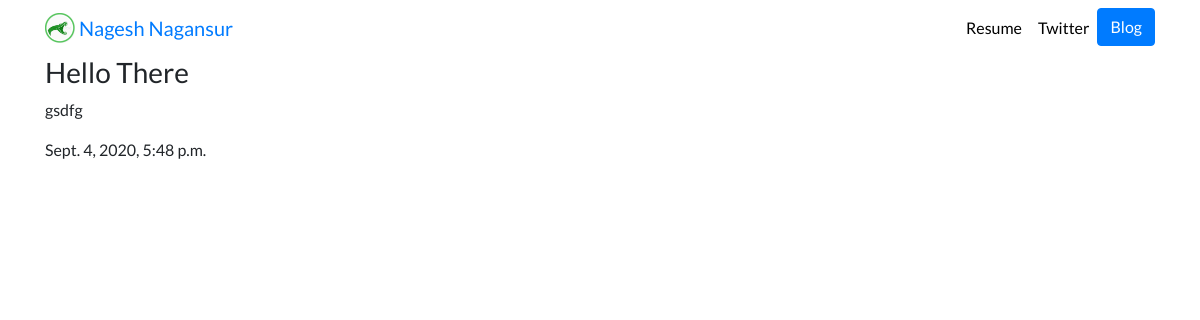
Before: /blog/11 with the older database file.
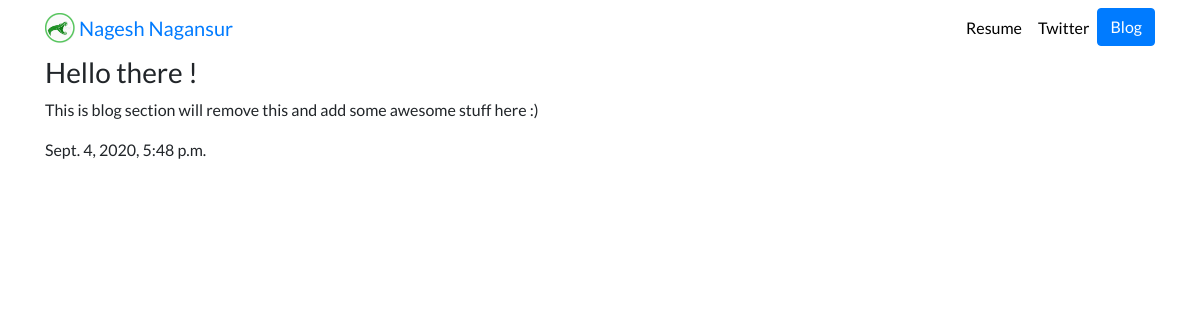
After: the same page with the newer database file.
### blog/models.py (models this page shows, shortened)
class blog(models.Model):
    title= models.CharField(max_length=50)
    discription=models.TextField()
    date = models.DateTimeField(auto_now_add=True)

### blog/views.py (the view)
def detail(request,blog_id):
    blog=get_object_or_404(models.blog,pk=blog_id)
    return render(request,"blog/detail.html",{"blog_id":blog})

### blog/templates/blog/detail.html
{% extends 'portfolio_app/base.html' %}
{% block content %}
<h3>{{blog_id.title}}</h3>
<p>{{blog_id.discription}}</p>
<p>{{blog_id.date}}</p>
{%   endblock       %}

Changed rows visible on the page:
changed blog: title "Hello There" → "Hello there !"; discription "gsdfg" → "This is blog section will remove this and add some awesome stuff here :)"
